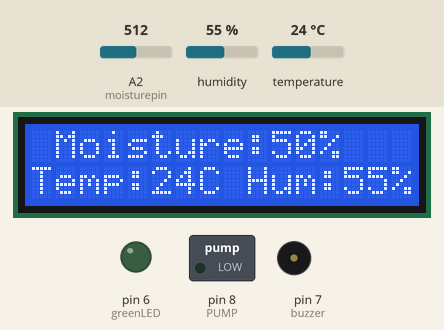
Bench run of a sketch on a simulated Arduino Uno, built with avr-gcc and run on an emulated ATmega328P. Shown: 16×2 character LCD, switched loads named in the sketch (green lamp = pin HIGH), output pins drawn as LEDs (lit = HIGH), buzzer (waves = sounding, pin HIGH). The test bench sets the inputs (shaded band); at power-on: temperature 24 °C, A2 (moisturepin) = 512, humidity 55 %. The modem accepts every AT command (registered, SIM ready, sends succeed) and sends nothing else; what the sketch prints to the serial monitor is not drawn.

Above: at 8.4 s.
8.5 s: temperature set to 0 °C
At 16.2 s:
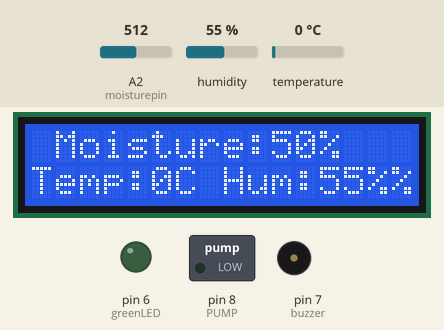
16.8 s: A2 (moisturepin) set to 109
At 24.1 s:
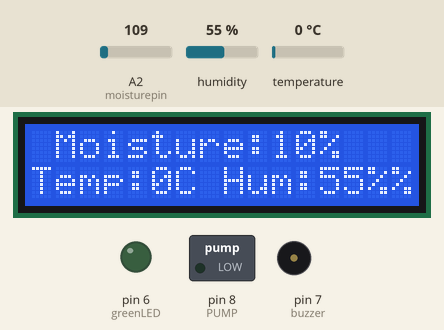
24.9 s: A2 (moisturepin) set to 91
At 32.1 s:
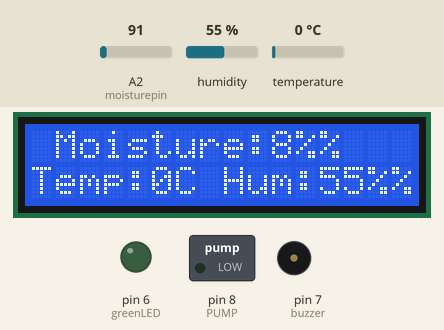
32.9 s: temperature set to 12 °C
At 40.1 s:
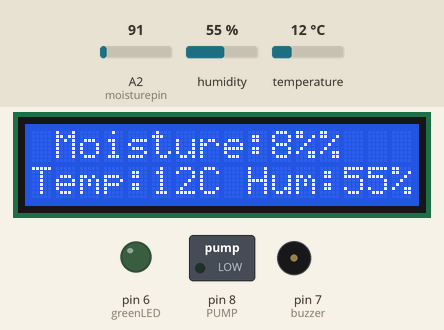
41.0 s: humidity set to 22 %
At 48.0 s:
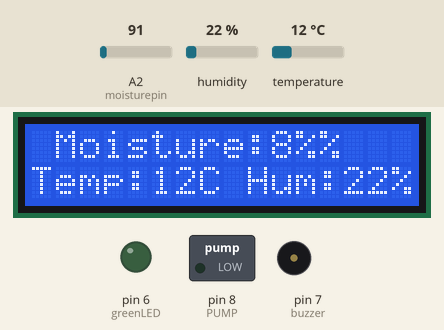
Timing chart, 0 to 49.5 s (numbered marks = the images above; inputs shaded):
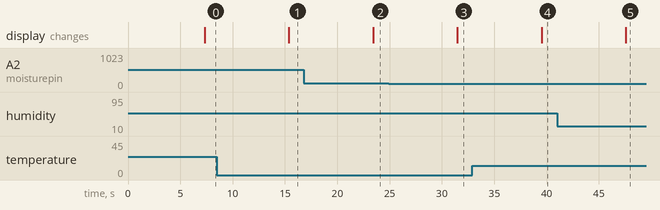

Measured:
- the behaviour switches between 103 and 102 on A2 (moisturepin) (found by bisection; images 2 and 3)
- after the input at 8.5 s, the display: changes after 6.9 s (image 1)
- after the input at 16.8 s, the display: changes after 6.6 s (image 2)
- after the input at 24.9 s, the display: changes after 6.6 s (image 3)
- after the input at 32.9 s, the display: changes after 6.6 s (image 4)
- after the input at 41.0 s, the display: changes after 6.6 s (image 5)

The sketch:

gsmtext.ino
```cpp
#include <Wire.h>
#include <LiquidCrystal_I2C.h>
#include <SoftwareSerial.h>
#include <DHT.h>


SoftwareSerial gsm(2, 3);

#define DHTPIN 5   // humidity pin
#define DHTTYPE DHT11   // DHT 11
DHT dht(DHTPIN, DHTTYPE);

#define moisturepin A2
#define LCD_ADDRESS 0x27
#define LCD_COLUMNS 16
#define LCD_ROWS 2
LiquidCrystal_I2C lcd(LCD_ADDRESS, LCD_COLUMNS, LCD_ROWS);
#define PUMP 8
#define redLED 5
#define greenLED 6
#define buzzer 7


void SendMessagestart();
void sendmassage();
String receivedMessage;
String phoneNumber;
int h;  //Stores humidity value
int t; //Stores temperature value
int moistureLevel;
float humidityValue;
float temperatureC ;
float voltage_reading;
int lowerthreshold ;
int upperthreshold ;


int n=1;
void setup() {
  // put your setup code here, to run once:
   Serial.begin(9600);
   gsm.begin(9600);
   dht.begin();
   lcd.init();; //initialize the lcd
   lcd.backlight(); //open the backlight
   pinMode(PUMP, OUTPUT);
   pinMode(redLED,OUTPUT);
   pinMode(greenLED,OUTPUT);
   pinMode(buzzer,OUTPUT);


  // configure the GSM module to receive SMS messages
  gsm.println("AT+CMGF=1");
  gsm.println("AT+CMGD=1,4");
  delay(2000);
  gsm.println("AT+CNMI=1,2,0,0,0");

  SendMessagestart();
   delay(2000);
}

void loop() {
  h = dht.readHumidity();
  Serial.println(h);
  t = dht.readTemperature();
  Serial.println(t);
  int analog_reading = analogRead(A2); // Read analog value from sensor
  int moisturePercentage = map(analog_reading, 0, 1023, 0, 100);


  //lcd screen setup
    lcd.setCursor(0, 0);
    lcd.print (" Moisture:");
    lcd.print(moisturePercentage);
    lcd.print("%");

    lcd.setCursor(0, 1);
    lcd.print("Temp:");
    lcd.print(t);
    lcd.print("C");
    lcd.print(" Hum:");
    lcd.print(h);
    lcd.print("%");

  delay(1000); //Delay 1 sec.

   //check for incoming massage

      String receivedMessage = gsm.readString();
      Serial.println(receivedMessage);
      receivedMessage = gsm.readString();
      Serial.println(receivedMessage);
      String message = receivedMessage;
      int index1 = message.indexOf("\"", 0);
      int index2 = message.indexOf("\"", index1 + 1);
      phoneNumber = message.substring(index1 + 1, index2);
      delay(2000);

     if (receivedMessage.indexOf("1") != -1 || receivedMessage.indexOf("Maize") != -1 ) {
         lowerthreshold = 45;
         upperthreshold = 60;
     sendmassage("You have choosen maize");
     delay(2000);
    }else if (receivedMessage.indexOf("2") != -1 || receivedMessage.indexOf("Vegetables") != -1 ) {
         lowerthreshold = 50 ;
         upperthreshold = 70;
     sendmassage("You have choosen vegatables");
     delay(2000);
    }else if (receivedMessage.indexOf("3") != -1 || receivedMessage.indexOf("Rice") != -1 ) {
        lowerthreshold =80;
        upperthreshold= 100;
     sendmassage("You have choosen rice");
     delay(2000);
    }
if(moisturePercentage > 1){
    if(moisturePercentage < lowerthreshold){
      digitalWrite(PUMP, HIGH);
      }else if(moisturePercentage > upperthreshold){
        digitalWrite(PUMP,LOW);
        }}
 receivedMessage = "";
delay(3000);
}

void sendmassage(String to_send){
      gsm.print("AT+CMGS=\"");
      gsm.print(phoneNumber);
      gsm.println("\"");
      delay(1000);
      gsm.print(to_send);
      gsm.println((char)26);// ASCII code of CTRL+Z
      delay(1000);

  }

   void SendMessagestart()
{
  gsm.println("AT+CMGS=\"+256771163653\"\r");
  delay(1000);
  gsm.print("YOU'RE WELCOME TO PROJECT WATER MANAGEMENT \n what type of crop do you what to irrigate\n 1) Maize\n 2) vegetables \n 3) Rice ");
  delay(1000);
  gsm.println((char)26);// ASCII code of CTRL+Z
  delay(1000);
}
```
